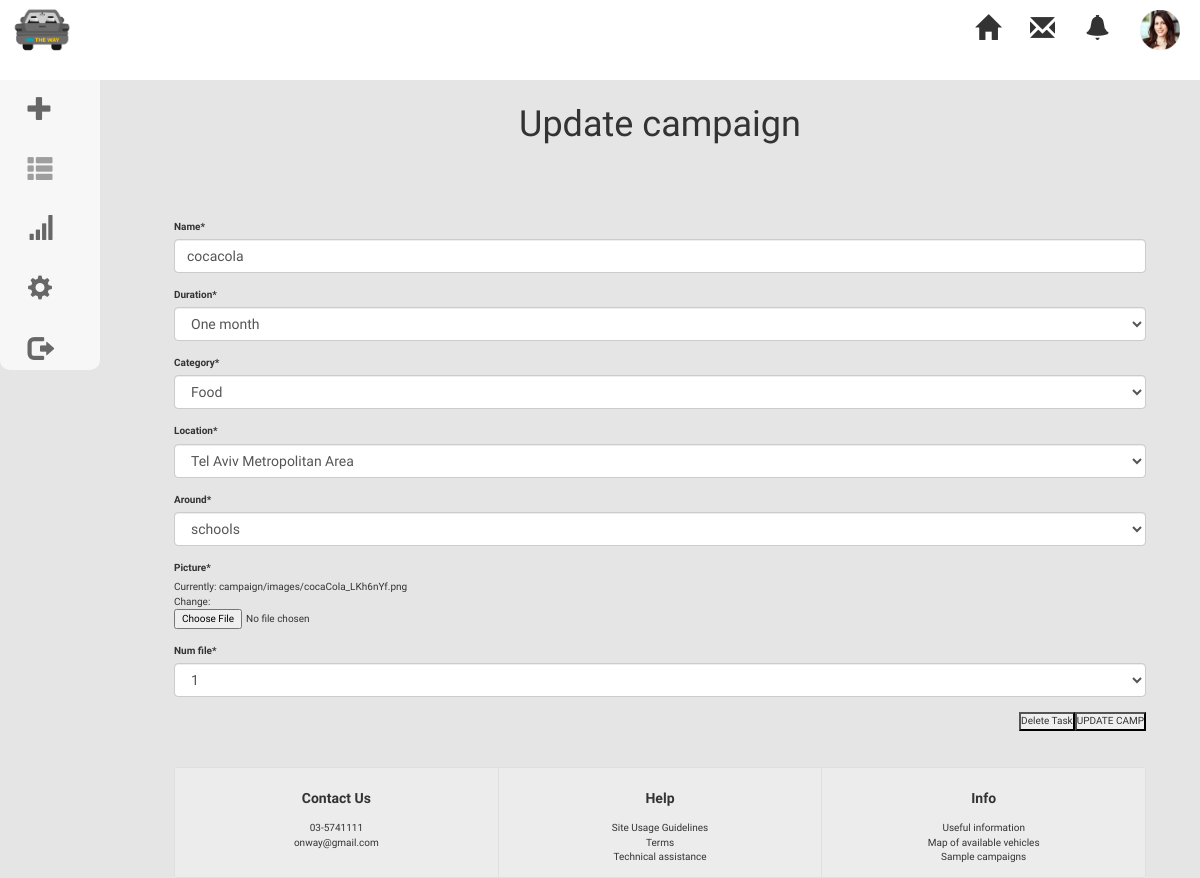
Page /update/115 (signed in) on the committed database.
### campaign/models.py (models this page shows, shortened)
class Profile(models.Model):
    user = models.OneToOneField(User, null=True, on_delete=models.CASCADE)
    name = models.CharField(max_length=200, null=True)
    phone = models.CharField(max_length=200, null=True)
    email = models.CharField(max_length=200, null=True)
    date_created = models.DateTimeField(auto_now_add=True, null=True)
    picture = models.ImageField(upload_to='campaign/images', default='campaign\images\profile.png')
    company= models.CharField(max_length=200, null=True)
    role=models.CharField(max_length=200, null=True)

class Campaign(models.Model):
    user = models.ForeignKey(User, on_delete=models.CASCADE,default=1, related_name='blog_posts')
    name = models.CharField(max_length=200, null=True)
    status =models.CharField(max_length=30,choices=STATUSE, default='wait')
    duration =models.CharField(max_length=30,choices=DURATION , default='One week')
    category =models.CharField(max_length=30,choices=CATEGORY, default='Food')
    location =models.CharField(max_length=50,choices=LOCATION, default='Tel Aviv Metropolitan Area')
    around =models.CharField(max_length=50,choices=AROUND, default='shools')
    date_created = models.DateTimeField(auto_now_add=True, null=True)
    num_file=models.IntegerField(choices=FILE , default=1)
    picture = models.ImageField(upload_to='campaign/images', default='')

### campaign/views.py (the view, shortened to what this page needs)
# urls.py: path('update/<int:item_pk>', views.update, name='update'),
def update(request,item_pk):
    camp = get_object_or_404(Campaign, pk=item_pk)
    current_user = request.user
    objects = Profile.objects.all()
    for object in objects:
        if(object.user.username == request.user.username):
            myobject=object
    if request.method == 'GET':
        form = CampaignForm(instance=camp)
        return render(request, 'campaign/update.html', {'camp': camp, 'form': form,'myprofile':myobject})

### campaign/forms.py
class CampaignForm(forms.ModelForm):
    class Meta:
        model = Campaign
        fields = ['user','name','duration','category','location','around','picture','num_file']
        widgets = {'user': forms.HiddenInput()}

### campaign/templates/campaign/update.html (shortened to what this page needs)
{% extends "article/header.html" %}
{% load crispy_forms_tags %}
{% block home %}
<a href="{% url 'home' %}">
  <span class="glyphicon glyphicon-home"></span>
</a>
{% endblock %}
{% block btn %}
{% if user.is_superuser %}
<li><a href="{% url 'form' %}"><span class="glyphicon glyphicon-plus"></span></a></li>
{%endif%}
<li><a href="{% url 'list' %}"> <span class="glyphicon glyphicon-th-list" style="color: gray;"></span></a></li>
  {% endblock %}
{% block title %}
    <h1>Update campaign {{ camp.title }}</h1>
    <form action="#" method="POST">
        {{ form|crispy }}
        <button type="submit">UPDATE CAMP</button>
    </form>
    <form action="{% url 'delete' camp.id %}" method="POST">
        <button type="submit">Delete Task</button>
    </form>
{% endblock %}

### campaign/templates/article/header.html (shortened to what this page needs)
{% load static %}
<!DOCTYPE html>
<html lang="en">
<head>
  <link rel="stylesheet" href="https://maxcdn.bootstrapcdn.com/bootstrap/4.5.0/css/bootstrap.min.css">
  <link href="https://maxcdn.bootstrapcdn.com/bootstrap/3.3.7/css/bootstrap.min.css" rel="stylesheet" />
  <link href="https://fonts.googleapis.com/css2?family=Advent+Pro:wght@300&family=Righteous&display=swap" rel="stylesheet">    <link rel="stylesheet" href="https://cdnjs.cloudflare.com/ajax/libs/font-awesome/4.7.0/css/font-awesome.min.css">
  <link rel="stylesheet" href="{% static 'css/style.css' %}">
</head>
<body>
    <header>
        <a href="{% url 'home' %}">
          <div id="logo"></div>
       </a>
        <ul>
              <li>
                  <a href="{% url 'profile' %}">
                  <img src="{{myprofile.picture.url}}" alt="Liat Cohen">
                  </a>
              </li>
              <li>
                  <a href="#">
                    <span class="glyphicon glyphicon-bell"></span>
                  </a>
              </li>
              <li>
                  <a href=" {% url 'messages' %}">
                    <span class="glyphicon glyphicon-envelope"></span>
                  </a>
              </li>
              <li>
                {% block home %}
                {% endblock %}
              </li>
              </ul>
              <nav class="sidenav">
                <ul>
                  {% block btn %}
                  {% endblock %}
                  <li id="stat"><a href="#"> <span class="glyphicon glyphicon-signal"></span></a></li>
                  <li><a href="#"><span class="glyphicon glyphicon-cog"></span></a></li>
                  <li><a  href="{% url 'logout' %}"><span class="glyphicon glyphicon-log-out"></span></a></li>{% load widget_tweaks %}
                </ul>
              </nav>
      </header>
        <main >
            <div id="layout-wrapper">
               {% block title %}
               {% endblock %}
              <footer>
                <div class="card-group">
                    <div class="card">
                      <div class="card-body">
                        <h5 class="card-title"><b>Contact Us</b></h5>
                        <p class="card-text">03-5741111 <br>onway@gmail.com</p>
                      </div>
                    </div>
                    <div class="card">
                      <div class="card-body">
                        <h5 class="card-title"><b>Help</b></h5>
                        <p class="card-text">Site Usage Guidelines<br>Terms<br>Technical assistance</p>
                      </div>
                    </div>
                    <div class="card">
                      <div class="card-body">
                        <h5 class="card-title"><b>Info</b></h5>
                        <p class="card-text">Useful information<br>Map of available vehicles<br>Sample campaigns</p>
                      </div>
                    </div>
                  </div>
                </footer>
        </div>
    </main>
</body>
</html>

### campaign/static/css/style.css (style rules this page uses)
* { margin: 0; padding: 0; }
html, body { height:100%; width: 100%; }
body { font-size: 100%; align-items: center; background-color: #E5E5E5; font-family: 'Fjalla One', sans-serif; }
#layout-wrapper { min-height: 100%; width: 90%; margin: 0px auto; }
main { width: 90%; height: 90%; float: left; margin-left:10%; }
header { width:100%; background-color:white; height: 10vh; }
header span { margin-right: 20px; margin-top:15px; }
#collapse1 h5,p, img { text-align: center; margin: 0 auto; margin-top:15px; font-family: 'Fjalla One', sans-serif; }
ul { list-style-type:none; }
header ul li { float: right; margin-right: 10px; }
header img { height: 40px; width: 40px; float: right; margin-right: 10px; margin-top: 10px; }
#logo { background-image: url("../images/logo.png"); background-repeat: no-repeat; background-size: cover; height: 50px; width: 60px; clear: both; margin-top: 5px; margin-left: 10px; float: left; }
header ul, a { margin: 0px; padding: 0px; }
.glyphicon { font-size:25px; float: right; margin-right: 20px; }
.sidenav { height: 300px; width: 100px; position: fixed; z-index: 1; top: 0; left: 0; background-color: white; opacity: 0.7; border-radius: 10px; overflow-x: hidden; margin-top: 70px; }
.sidenav ul { display: flex; flex-direction: column; height: 100%; justify-content: space-around }
.sidenav li { margin: 0 auto; }
a { color: inherit; }
footer { text-align: center; width: 100%; margin-top: 70px; }
footer div { background-color: rgb(236, 236, 236); border-style: none; }
h1 { text-align: center; margin-top: 25px; margin-bottom: 75px; }
button { float: right; }
label { text-align: start; }

### rows in the picture
Profile: picture (picture)
Campaign: name "cocacola", duration "One month", category "Food", location "Tel Aviv Metropolitan Area", around "schools", num_file "1"
